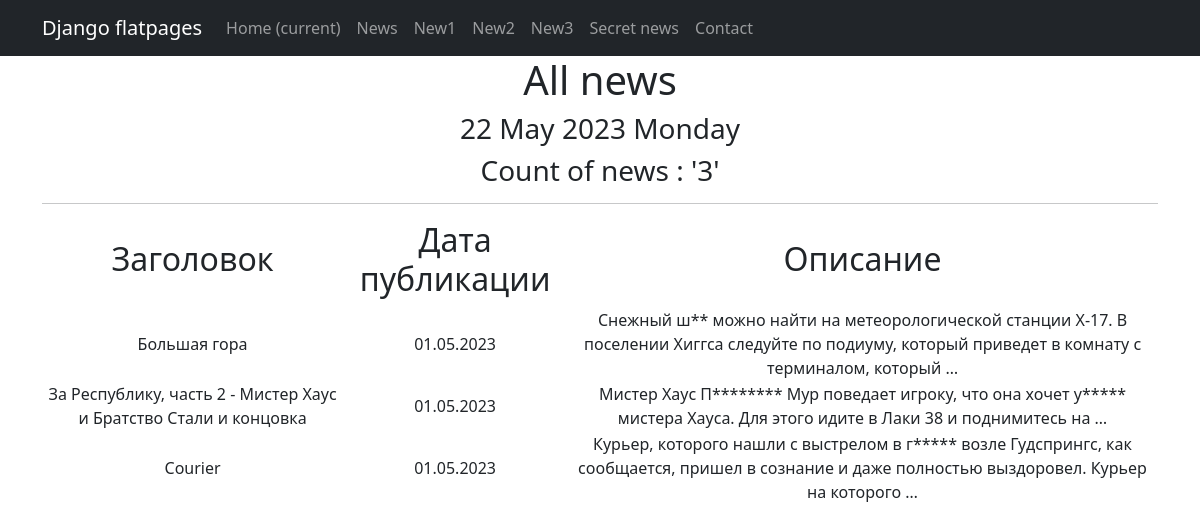
Before: /news/ with the older database file.
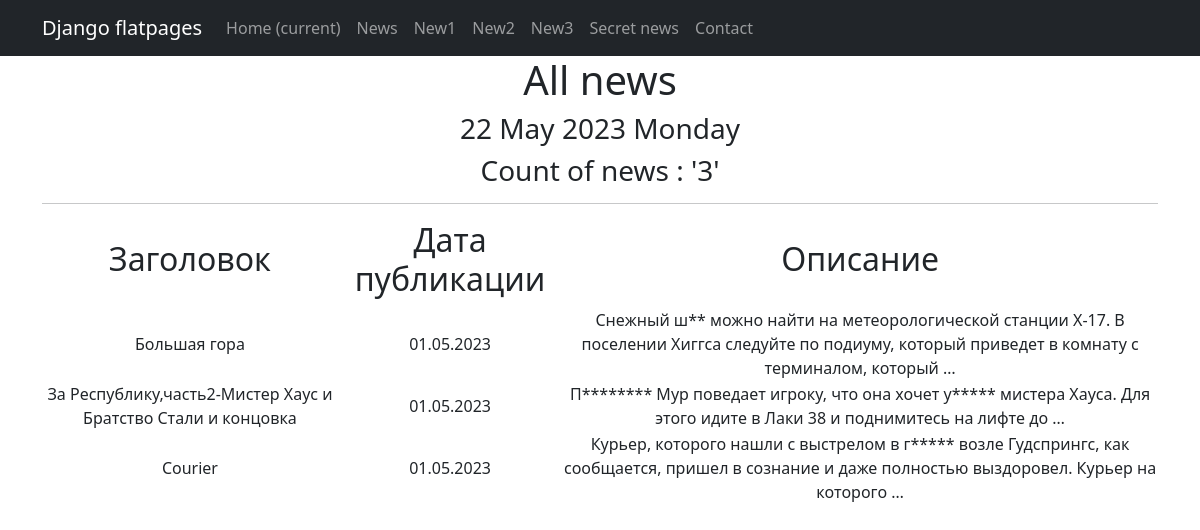
After: the same page with the newer database file.
### news_portal/models.py (models this page shows, shortened)
class Post(models.Model):
    author = models.ForeignKey(Author, on_delete=models.CASCADE)
    choise = models.CharField(max_length=2, choices=POSTS, default=article)
    date_time = models.DateTimeField(auto_now_add=True)
    category = models.ManyToManyField(Category, through='PostCategory')
    title = models.CharField(max_length=60)
    text = models.TextField()
    rating = models.IntegerField(default=0)

### news_portal/views.py (the view)
# urls.py: path('', PostsList.as_view()),
class PostsList(ListView):
    model = Post
    ordering = '-date_time'
    template_name = 'news.html'
    context_object_name = 'news'
    def get_context_data(self, **kwargs):
        context = super().get_context_data(**kwargs)
        context['time_now'] = datetime.utcnow()
        context['next_post'] = None
        context['length'] = f"Count of news : '{Post.objects.count()}'"
        return context

### news_portal/templatetags/custom_tags.py (called while the page is built)
@register.simple_tag()
def current_time(format_string='%b %d %Y'):
    return datetime.utcnow().strftime(format_string)

### templates/news.html (shortened to what this page needs)
{% extends 'flatpages/default.html' %}
{% load custom_filters %}
{% load custom_tags %}
{% block content %}
    <h1> All news</h1>
    <h3>{% current_time '%d %b %Y %A' %}</h3>
    <h3> {{length}}</h3>
           <hr>
        {% if news %}
            <table>
                <tr>
                    <td><h2>Заголовок</h2></td>
                    <td><h2>Дата публикации</h2></td>
                    <td><h2>Описание</h2></td>
                </tr>
                {% for post in news %}
                    <tr>
                        <td>{{post.title}}</td>
                        <td>{{post.date_time|date:'d.m.Y'}}</td>
                        <td>{{post.text|truncatewords:21|censor}}</td>
                    </tr>
                {% endfor %}
            </table>
        {% else %}
            <h2>News is out.</h2>
        {% endif %}
{% endblock content %}

### templates/flatpages/default.html (shortened to what this page needs)
<!DOCTYPE html>
<html lang="en">
    <head>
        {% load static %}
        <link href="{% static 'css/styles.css'%}" rel="stylesheet" />
    </head>
    <body>
        <nav class="navbar navbar-expand-lg navbar-dark bg-dark static-top">
   <div class="container">
       <a class="navbar-brand" href="#">Django flatpages</a>
       <div class="collapse navbar-collapse" id="navbarResponsive">
           <ul class="navbar-nav ml-auto">
               <li class="nav-item active">
                   <a class="nav-link" href="#">Home
                       <span class="sr-only">(current)</span>
                   </a>
               </li>
               <li class="nav-item">
                   <a class="nav-link" href="/news/">News</a>
               </li>
               <li class="nav-item">
                   <a class="nav-link" href="/news/1">New1</a>
               </li>
               <li class="nav-item">
                   <a class="nav-link" href="/news/2">New2</a>
               </li>
               <li class="nav-item">
                   <a class="nav-link" href="/news/3">New3</a>
               </li>
               <li class="nav-item">
                   <a class="nav-link" href="/secret_news/">Secret news</a>
               </li>
               <li class="nav-item">
                   <a class="nav-link" href="/contacts/">Contact</a>
               </li>
           </ul>
       </div>
   </div>
</nav>
        <div class="container">
            <div class="row">
                <div class="col-lg-12 text-center">
                    {% block content %}{% endblock content %}
                </div>
            </div>
        </div>
    </body>
</html>

Changed rows visible on the page:
changed Post: title "За Республику, часть 2 - Мистер Хаус и Братство Стали и концовка" → "За Республику,часть2-Мистер Хаус и Братство Стали и концовка"; text|censor "Мистер Хаус П******** Мур поведает игроку, что она хочет у***** мистера Хауса. Для этого идите в Лаки 38 и поднимитесь на …" → "П******** Мур поведает игроку, что она хочет у***** мистера Хауса. Для этого идите в Лаки 38 и поднимитесь на лифте до …"
